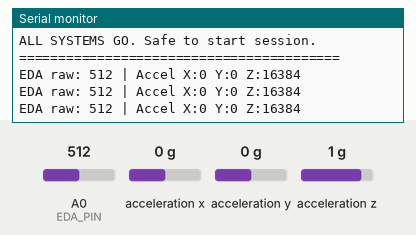
Bench run of a sketch on a simulated Arduino Uno, built with avr-gcc and run on an emulated ATmega328P. Shown: the last lines printed to the serial monitor. Wiring (inferred from the names in the program): MPU-6050 motion sensor at I2C address 0x68. The inputs (shaded band) are chosen by the test bench; at power-on: acceleration x 0 g, A0 (EDA_PIN) = 512, acceleration y 0 g, acceleration z 1 g. Storage starts empty.

Above: at 1.7 s.
1.8 s: acceleration x set to -1.4 g
At 2.5 s:
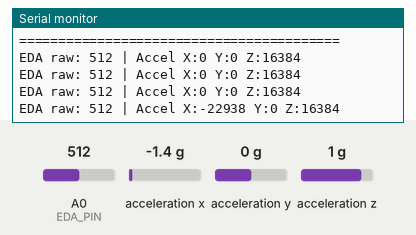
3.3 s: A0 (EDA_PIN) set to 716
At 4.0 s:
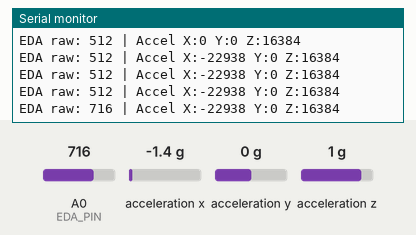
4.8 s: acceleration y set to -1.4 g
At 5.5 s:
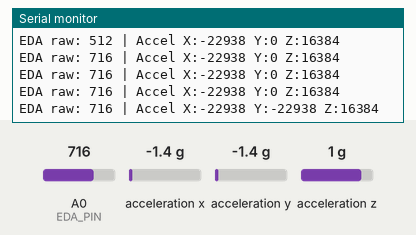
6.3 s: acceleration z set to -1.4 g
At 7.0 s:
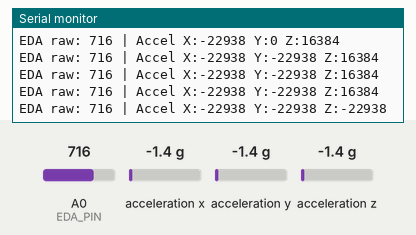
7.8 s: A0 (EDA_PIN) set to 992
At 8.5 s:
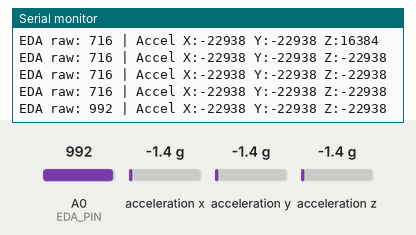
Timing chart, 0 to 10.3 s (numbered marks = the images above; inputs shaded):
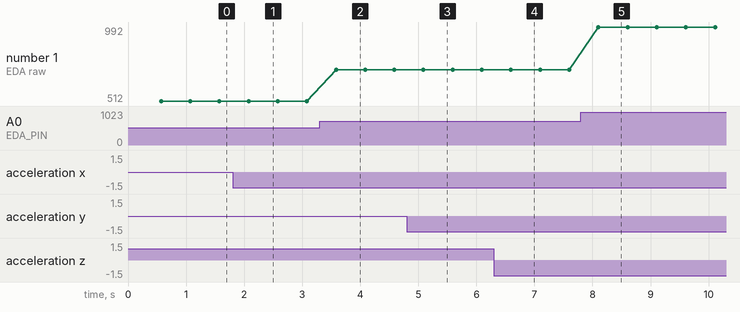

The sketch:

all_sensor_test.ino
```cpp
/*
  Connection Test - All Sensors
  Checks: MPU-6050 (I2C), MAX30102 (I2C), EDA voltage divider (analog),
  MicroSD module (SPI)

  Run this BEFORE every self-calibration session. Fix anything that
  shows FAIL before starting -- don't proceed with a partial pass.
*/

#include <Wire.h>
#include <SPI.h>
#include <SD.h>

// ---- Pin config -- adjust to match your wiring ----
const int EDA_PIN = A0;
const int SD_CS_PIN = 10;

// ---- I2C addresses ----
const byte MPU6050_ADDR = 0x68;
const byte MAX30102_ADDR = 0x57;

bool mpuOK = false;
bool maxOK = false;
bool sdOK = false;
bool edaOK = false;

void setup() {
  Serial.begin(115200);
  while (!Serial) { ; }
  delay(500);

  Serial.println("=========================================");
  Serial.println("   SENSOR CONNECTION TEST");
  Serial.println("=========================================");

  Wire.begin();

  testI2CDevice(MPU6050_ADDR, "MPU-6050", mpuOK);
  testI2CDevice(MAX30102_ADDR, "MAX30102", maxOK);
  testSD();
  testEDA();

  Serial.println("-----------------------------------------");
  Serial.println("SUMMARY:");
  printResult("MPU-6050 (accel/gyro)", mpuOK);
  printResult("MAX30102 (PPG)", maxOK);
  printResult("MicroSD module", sdOK);
  printResult("EDA circuit (range check)", edaOK);
  Serial.println("-----------------------------------------");

  if (mpuOK && maxOK && sdOK && edaOK) {
    Serial.println("ALL SYSTEMS GO. Safe to start session.");
  } else {
    Serial.println("DO NOT START SESSION. Fix failures above first.");
  }
  Serial.println("=========================================");
}

void loop() {
  // After the initial test, continuously stream live values so you
  // can visually confirm signals respond to movement/touch before
  // committing to a full session.
  printLiveReadings();
  delay(500);
}

// ---------------- Test functions ----------------

void testI2CDevice(byte addr, const char* name, bool &okFlag) {
  Serial.print("Testing ");
  Serial.print(name);
  Serial.print(" at address 0x");
  Serial.print(addr, HEX);
  Serial.print(" ... ");

  Wire.beginTransmission(addr);
  byte error = Wire.endTransmission();

  if (error == 0) {
    Serial.println("FOUND");
    okFlag = true;
  } else {
    Serial.println("NOT FOUND -- check wiring/power");
    okFlag = false;
  }
}

void testSD() {
  Serial.print("Testing MicroSD module ... ");
  if (SD.begin(SD_CS_PIN)) {
    Serial.println("OK");
    // Quick write/read round-trip to confirm it actually works,
    // not just initializes
    File testFile = SD.open("test.txt", FILE_WRITE);
    if (testFile) {
      testFile.println("connection_test_ok");
      testFile.close();
      sdOK = true;
    } else {
      Serial.println("  (init OK but file write failed)");
      sdOK = false;
    }
  } else {
    Serial.println("FAILED -- check CS pin, wiring, card seated");
    sdOK = false;
  }
}

void testEDA() {
  Serial.print("Testing EDA circuit ... ");
  int raw = analogRead(EDA_PIN);
  Serial.print("raw reading = ");
  Serial.print(raw);

  // Sanity range check -- adjust bounds once you know your circuit's
  // expected resting range. 0 or 1023 (rail-to-rail) usually means
  // a wiring fault (open or short circuit), not real skin conductance.
  if (raw > 5 && raw < 1018) {
    Serial.println(" -- in plausible range");
    edaOK = true;
  } else {
    Serial.println(" -- at rail, check electrode contact/wiring");
    edaOK = false;
  }
}

void printResult(const char* name, bool ok) {
  Serial.print(name);
  Serial.print(": ");
  Serial.println(ok ? "PASS" : "FAIL");
}

// ---------------- Live readings (loop) ----------------

void printLiveReadings() {
  int edaRaw = analogRead(EDA_PIN);

  Serial.print("EDA raw: ");
  Serial.print(edaRaw);

  // Light-touch read of accel registers to confirm live motion response
  // without pulling in a full MPU-6050 library dependency
  Wire.beginTransmission(MPU6050_ADDR);
  Wire.write(0x3B); // ACCEL_XOUT_H register
  Wire.endTransmission(false);
  Wire.requestFrom(MPU6050_ADDR, (uint8_t)6, true);

  if (Wire.available() == 6) {
    int16_t ax = Wire.read() << 8 | Wire.read();
    int16_t ay = Wire.read() << 8 | Wire.read();
    int16_t az = Wire.read() << 8 | Wire.read();
    Serial.print(" | Accel X:");
    Serial.print(ax);
    Serial.print(" Y:");
    Serial.print(ay);
    Serial.print(" Z:");
    Serial.print(az);
  } else {
    Serial.print(" | Accel: no data");
  }

  Serial.println();
}
```

Measured:
- after the input at 1.8 s, the serial monitor: prints a new line after 0.28 s (image 1)
- after the input at 3.3 s, the serial monitor: prints a new line after 0.28 s (image 2)
- after the input at 4.8 s, the serial monitor: prints a new line after 0.29 s (image 3)
- after the input at 6.3 s, the serial monitor: prints a new line after 0.30 s (image 4)
- after the input at 7.8 s, the serial monitor: prints a new line after 0.30 s (image 5)
- plotted number 1: 512 → 716 after the input at 3.3 s, 716 → 992 after the input at 7.8 s
